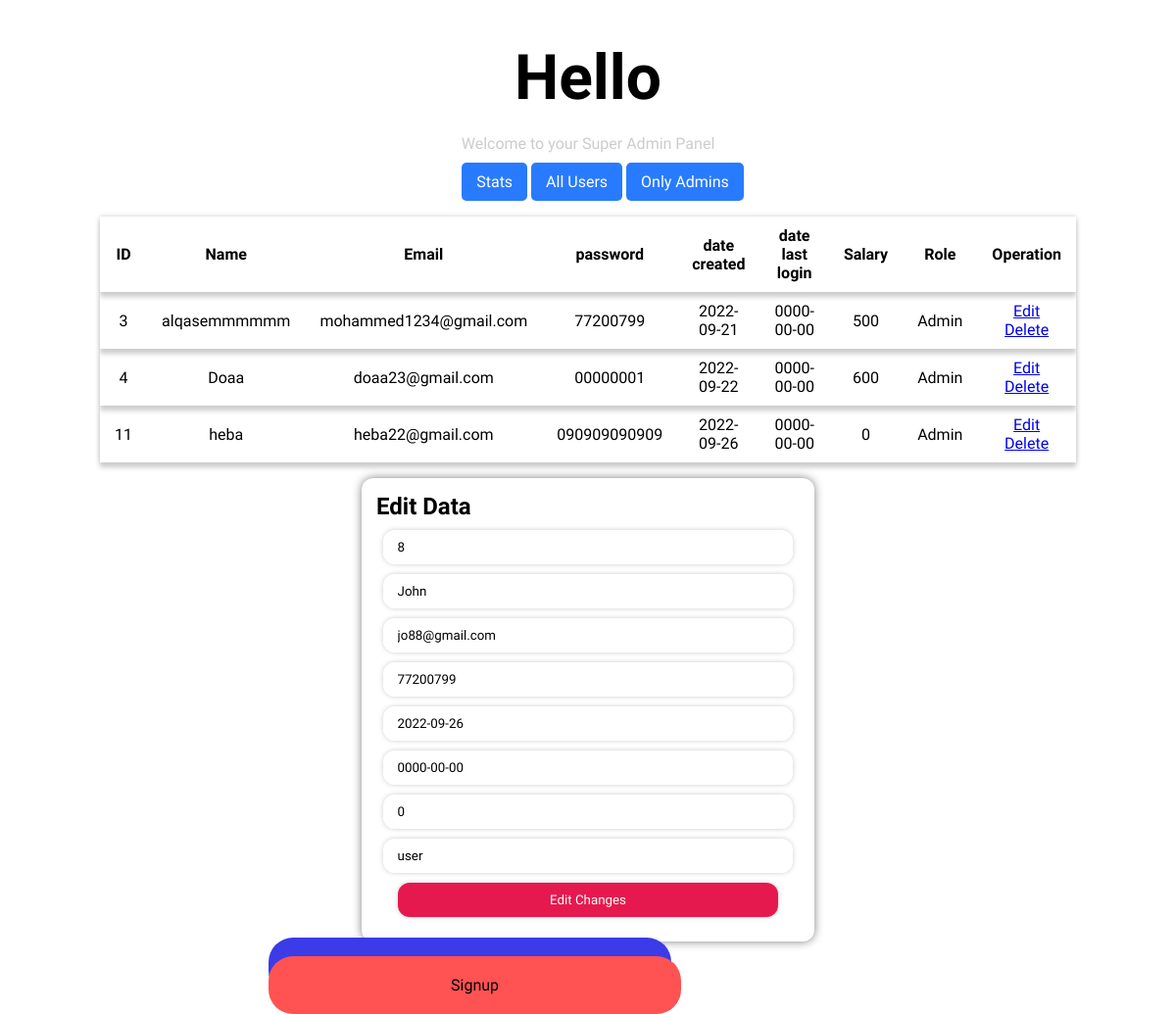
The app's page /main/superadmin.php?edit=8 with its own data.
### tables this page shows
CREATE TABLE `user` (
  `id` int(50) NOT NULL,
  `firstname` varchar(100) NOT NULL,
  `middlename` varchar(100) NOT NULL,
  `lastname` varchar(100) NOT NULL,
  `familyname` varchar(100) NOT NULL,
  `email` varchar(100) NOT NULL,
  `password` varchar(100) NOT NULL,
  `phone` bigint(100) NOT NULL,
  `dob` varchar(100) NOT NULL,
  `date_created` date NOT NULL,
  `date_lastLogged` date NOT NULL,
  `role` varchar(100) NOT NULL,
  `salary` int(100) NOT NULL
);

### main/superadmin.php (the view, shortened to what this page needs)
<?php
    require_once("../includes/connection.php");
?>
<!DOCTYPE html>
<html lang="en">
<head>
    <link href="../css/style.css" rel="stylesheet">
</head>
<body>
<section id="home" class="homeContainer">
        <div class="welcomeContainer">
            <div class="welcomeTitle">
                <h1>Hello <?php echo $_SESSION['username']; ?></h1>
            </div>
            <div class="welcomeSubTitle">
                <p>Welcome to your Super Admin Panel</p>
            </div>
            <div class="stats">
                <a href="stats.php">Stats</a>
                <a href="superadmin.php?user=all">All Users</a>
                <a href="superadmin.php">Only Admins</a>
            </div>
                        <?php
                $fetchDetails = mysqli_query($conn, "SELECT * FROM user where role = 'Admin'");
                if(!isset($_GET['user']))
                {
                ?>
                <div id="adminOne" class="tableContainer">
                    <table>
                        <tr>
                            <th>ID</th>
                            <th>Name</th>
                            <th>Email</th>
                            <th>password</th>
                            <th>date created</th>
                            <th>date last login</th>
                            <th>Salary</th>
                            <th>Role</th>
                            <th>Operation</th>
                        </tr>
                        <?php
                        while($data = mysqli_fetch_array($fetchDetails))
                        {
                            ?>
                            <tr>
                                <td><?php echo $data['id']; ?></td>
                                <td><?php echo $data['firstname']; ?></td>
                                <td><?php echo $data['email']; ?></td>
                                <td><?php echo $data['password']; ?></td>
                                <td><?php echo $data['date_created']; ?></td>
                                <td><?php echo $data['date_lastLogged']; ?></td>
                                <td><?php echo $data['salary']; ?></td>
                                <td><?php echo $data['role']; ?></td>
                                <td>
                                    <a href="<?php echo 'superadmin.php?edit='. $data['id']; ?>">Edit</a>
                                    <a href="<?php echo 'index.php?delete='. $data['id']; ?>">Delete</a>
                                </td>
                            </tr>
                            <?php
                        }
                        ?>
                    </table>
                </div>
                <?php
                }
            ?>
            <?php
                if(isset($_GET['edit']))
                {
                    $editId = $_GET['edit'];
                    $dataToEdit = mysqli_query($conn, "SELECT * FROM user WHERE id = '$editId'");
                    $toEditData = mysqli_fetch_array($dataToEdit);
                    ?>
                    <form class="editForm" action="" method="GET">
                        <h1>Edit Data</h1>
                        <input type="text" name="editId" value="<?php echo $editId; ?>" readonly>
                        <input type="text" name="nameEdit" value="<?php echo $toEditData['firstname']; ?>">
                        <input type="text" name="emailEdit" value="<?php echo $toEditData['email']; ?>">
                        <input type="text" name="passEdit" value="<?php echo $toEditData['password']; ?>">
                        <input type="text" name="dateCreatedEdit" value="<?php echo $toEditData['date_created']; ?>" readonly>
                        <input type="text" name="lastLoggedEdit" value="<?php echo $toEditData['date_lastLogged']; ?>" readonly>
                        <input type="text" name="salaryEdit" value="<?php echo $toEditData['salary']; ?>">
                        <input type="text" name="roleEdit" value="<?php echo $toEditData['role']; ?>">
                        <input type="submit" value="Edit Changes" />
                    </form>
                    <?php
                }
            ?>
            <div class="welcomeBtns">
                <div class="btns">
                    <?php if(isset($_SESSION['login'])): ?>
                        <a style="margin: 0 0 0 180px; position: relative; top: 100px;" class="login" href="../pages/logout.php">Logout</a>
                    <?php else: ?>
                        <a class="login" href="../pages/login.php">Login</a>
                        <a class="signup" href="../pages/signup.php">Signup</a>
                    <?php endif; ?>
                </div>
            </div>
        </div>
    </section>
</body>
</html>

### css/style.css (style rules this page uses)
* { margin: 0; padding: 0; font-family: 'K2D', sans-serif; }
#home { width: 100%; height: 90vh; }
.welcomeContainer { width: 90%; margin: 2rem auto; height: 95vh; }
.welcomeTitle { padding: 10px 15px; }
.welcomeTitle h1 { text-align: center; font-size: 4em; }
.welcomeSubTitle { padding: 10px 15px; }
.welcomeSubTitle p { text-align: center; color: #ccc; }
.welcomeBtns { width: 90%; margin: 1rem auto; }
.welcomeBtns a { text-decoration: none; padding: 20px 186px; border-radius: 25px; color: #000; }
.welcomeBtns .btns { width: 80%; margin: 0 0 0 10rem; }
.welcomeBtns .login { background: #3b3be8; color: #fff; transition: 350ms ease-in-out; }
.welcomeBtns .signup { background: #ff5252; transition: 350ms ease-in-out; }
table { width: 90%; margin: 1rem auto; box-shadow: 0 0 5px #ccc; border-collapse: collapse; }
table th, table td { text-align: center; padding: 10px 15px; }
table tr { box-shadow: 0 5px 5px #ccc; }
.editForm { width: 40%; padding: 15px; border-radius: 12px; box-shadow: 0 0 10px rgba(0,0,0,0.5); margin: 0 auto; }
.editForm input { display: block; padding: 10px 15px; width: 90%; margin: 10px auto; border: none; background: none; background: rgba(255, 255, 255, 0.7); border-radius: 12px; box-shadow: 0 0 5px #ccc; }
.editForm input[type=submit] { background: #E6194e; color: #fff; transition: 350ms ease-in-out; }
.stats { width: 100%; padding: 10px 15px; text-align: center; }
.stats a { text-decoration: none; text-align: center; color: #fff; padding: 10px 15px; background: #287bff; border-radius: 5px; }

### records on screen
user: id "3", firstname "alqasemmmmmm", email "mohammed1234@gmail.com", password "77200799", date_created "2022-09-21", date_lastLogged "0000-00-00", salary "500", role "Admin"
user: id "4", firstname "Doaa", email "doaa23@gmail.com", password "00000001", date_created "2022-09-22", date_lastLogged "0000-00-00", salary "600", role "Admin"
user: id "11", firstname "heba", email "heba22@gmail.com", password "090909090909", date_created "2022-09-26", date_lastLogged "0000-00-00", salary "0", role "Admin"
user: nameEdit "John", emailEdit "jo88@gmail.com", passEdit "77200799", dateCreatedEdit "2022-09-26", lastLoggedEdit "0000-00-00", salaryEdit "0", roleEdit "user"
